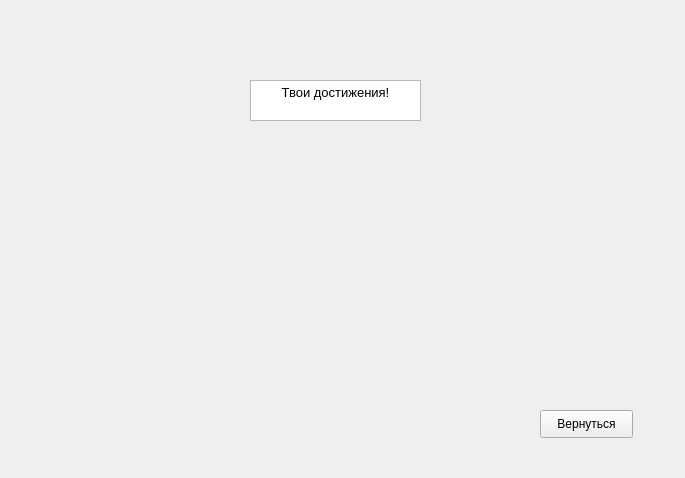
<?xml version="1.0" encoding="UTF-8"?>
<ui version="4.0">
 <class>achiv</class>
 <widget class="QWidget" name="achiv">
  <property name="geometry">
   <rect>
    <x>0</x>
    <y>0</y>
    <width>685</width>
    <height>478</height>
   </rect>
  </property>
  <property name="windowTitle">
   <string>Widget</string>
  </property>
  <widget class="QLabel" name="label">
   <property name="geometry">
    <rect>
     <x>-300</x>
     <y>-40</y>
     <width>1011</width>
     <height>571</height>
    </rect>
   </property>
   <property name="text">
    <string/>
   </property>
   <property name="pixmap">
    <pixmap>../ABC_foto/achiv.jpg</pixmap>
   </property>
  </widget>
  <widget class="QPushButton" name="pushButton">
   <property name="geometry">
    <rect>
     <x>540</x>
     <y>410</y>
     <width>93</width>
     <height>28</height>
    </rect>
   </property>
   <property name="text">
    <string>Вернуться</string>
   </property>
  </widget>
  <widget class="QTextEdit" name="textEdit">
   <property name="geometry">
    <rect>
     <x>250</x>
     <y>80</y>
     <width>171</width>
     <height>41</height>
    </rect>
   </property>
   <property name="html">
    <string>&lt;!DOCTYPE HTML PUBLIC &quot;-//W3C//DTD HTML 4.0//EN&quot; &quot;http://www.w3.org/TR/REC-html40/strict.dtd&quot;&gt;
&lt;html&gt;&lt;head&gt;&lt;meta name=&quot;qrichtext&quot; content=&quot;1&quot; /&gt;&lt;style type=&quot;text/css&quot;&gt;
p, li { white-space: pre-wrap; }
&lt;/style&gt;&lt;/head&gt;&lt;body style=&quot; font-family:'MS Shell Dlg 2'; font-size:7.875pt; font-weight:400; font-style:normal;&quot;&gt;
&lt;p align=&quot;center&quot; style=&quot; margin-top:0px; margin-bottom:0px; margin-left:0px; margin-right:0px; -qt-block-indent:0; text-indent:0px;&quot;&gt;&lt;span style=&quot; font-size:10pt;&quot;&gt;Твои достижения!&lt;/span&gt;&lt;/p&gt;&lt;/body&gt;&lt;/html&gt;</string>
   </property>
  </widget>
 </widget>
 <resources/>
 <connections/>
</ui>
